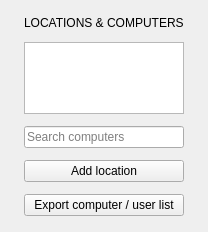
<?xml version="1.0" encoding="UTF-8"?>
<ui version="4.0">
 <class>ComputerSelectPanel</class>
 <widget class="QWidget" name="ComputerSelectPanel">
  <property name="minimumSize">
   <size>
    <width>184</width>
    <height>0</height>
   </size>
  </property>
  <layout class="QVBoxLayout" name="sidebarLayout">
   <property name="spacing">
    <number>12</number>
   </property>
   <property name="leftMargin">
    <number>24</number>
   </property>
   <property name="topMargin">
    <number>16</number>
   </property>
   <property name="rightMargin">
    <number>24</number>
   </property>
   <property name="bottomMargin">
    <number>16</number>
   </property>
   <item>
    <widget class="QLabel" name="sectionHeadingLabel">
     <property name="text">
      <string>LOCATIONS &amp; COMPUTERS</string>
     </property>
    </widget>
   </item>
   <item>
    <widget class="QTreeView" name="treeView">
     <property name="sizeAdjustPolicy">
      <enum>QAbstractScrollArea::AdjustToContents</enum>
     </property>
     <property name="editTriggers">
      <set>QAbstractItemView::NoEditTriggers</set>
     </property>
     <property name="sortingEnabled">
      <bool>true</bool>
     </property>
     <property name="animated">
      <bool>true</bool>
     </property>
     <attribute name="headerCascadingSectionResizes">
      <bool>true</bool>
     </attribute>
     <attribute name="headerMinimumSectionSize">
      <number>180</number>
     </attribute>
     <attribute name="headerShowSortIndicator" stdset="0">
      <bool>true</bool>
     </attribute>
    </widget>
   </item>
   <item>
    <widget class="QLineEdit" name="filterLineEdit">
     <property name="placeholderText">
      <string>Search computers</string>
     </property>
    </widget>
   </item>
   <item>
    <widget class="QPushButton" name="addLocationButton">
     <property name="text">
      <string>Add location</string>
     </property>
    </widget>
   </item>
   <item>
    <widget class="QPushButton" name="saveListButton">
     <property name="text">
      <string>Export computer / user list</string>
     </property>
    </widget>
   </item>
  </layout>
 </widget>
 <resources/>
 <connections>
  <connection>
   <sender>addLocationButton</sender>
   <signal>clicked()</signal>
   <receiver>ComputerSelectPanel</receiver>
   <slot>addLocation()</slot>
   <hints>
    <hint type="sourcelabel">
     <x>262</x>
     <y>663</y>
    </hint>
    <hint type="destinationlabel">
     <x>262</x>
     <y>375</y>
    </hint>
   </hints>
  </connection>
  <connection>
   <sender>saveListButton</sender>
   <signal>clicked()</signal>
   <receiver>ComputerSelectPanel</receiver>
   <slot>saveList()</slot>
   <hints>
    <hint type="sourcelabel">
     <x>142</x>
     <y>219</y>
    </hint>
    <hint type="destinationlabel">
     <x>142</x>
     <y>127</y>
    </hint>
   </hints>
  </connection>
 </connections>
 <slots>
  <slot>addLocation()</slot>
  <slot>saveList()</slot>
 </slots>
</ui>
